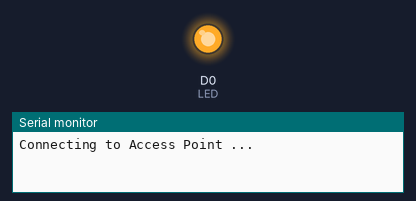
Simulated run of this sketch. Board: ESP8266 (NodeMCU). Parts: output pins drawn as LEDs (lit = HIGH), the last lines printed to the serial monitor. WiFi joins after 1.5 s; servers stay silent unless stated.

Above: at 0.1 s.
At 1.6 s:
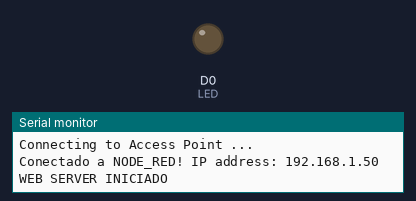
Timing chart, 0 to 3.1 s (numbered marks = the images above):
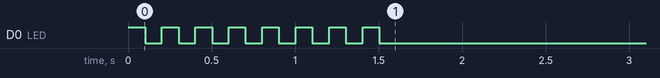

The sketch:

Server3.ino
```cpp
#include "ESP8266WiFi.h"
#include <ESP8266WebServer.h>

#define LED D0
#define LED_OFF HIGH
#define LED_ON  LOW

boolean ledState=false;
String webPage = "";

ESP8266WebServer server(80);

void setup() {
  pinMode(LED, OUTPUT);
  digitalWrite(LED,LED_OFF);
  Serial.begin(115200);

  Serial.println();
  Serial.println("Connecting to Access Point ...");
  WiFi.disconnect();
  WiFi.begin("NODE_RED", "GEDA2016");

  while (WiFi.status() != WL_CONNECTED) {
    ledState = !ledState;
    digitalWrite(LED, ledState);
    delay(100);
  }
  digitalWrite(LED,LED_ON);
  Serial.print("Conectado a NODE_RED! IP address: ");
  Serial.println(WiFi.localIP());

  initWebPage();
  server.on("/", root);
  server.on("/ledON", ledON);
  server.on("/ledOFF", ledOFF);
  server.begin();
  Serial.println("WEB SERVER INICIADO");
}

void loop() {
  server.handleClient();
}

void initWebPage() {
  webPage += "<!DOCTYPE html>";
  webPage += "<html>";
  webPage += "<body>";
  webPage += "<meta name=\"viewport\" content=\"width=device-width, initial-scale=1\"></style>";
  webPage += "<h1>CONTROL DEL LED</h1>";
  webPage += "<p>Utilice los botones para apagar y prender el led.</p>";
  webPage += "<p><a href=\"ledOFF\"><button>OFF</button></a>&nbsp<a href=\"ledON\"><button>ON</button></a></p>";
  webPage += "</body>";
  webPage += "</html>";
}
void root() {
  server.send(200, "text/html", webPage);
}

void ledON() {
  digitalWrite(LED, LED_ON);
  server.send(200, "text/html", webPage);
}

void ledOFF() {
  digitalWrite(LED, LED_OFF);
  server.send(200, "text/html", webPage);
}
```
